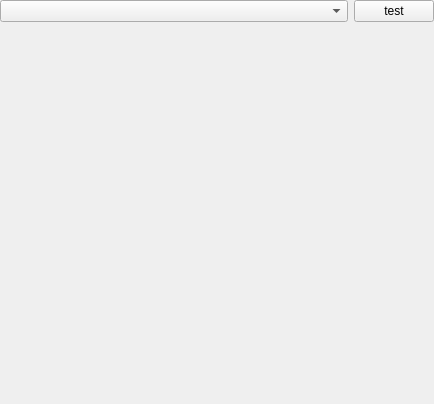
<?xml version="1.0" encoding="UTF-8"?>
<ui version="4.0">
 <class>AppearanceSettings</class>
 <widget class="QWidget" name="AppearanceSettings">
  <property name="geometry">
   <rect>
    <x>0</x>
    <y>0</y>
    <width>434</width>
    <height>404</height>
   </rect>
  </property>
  <property name="sizePolicy">
   <sizepolicy hsizetype="Preferred" vsizetype="Expanding">
    <horstretch>0</horstretch>
    <verstretch>0</verstretch>
   </sizepolicy>
  </property>
  <property name="windowTitle">
   <string>Form</string>
  </property>
  <layout class="QGridLayout" name="gridLayout">
   <property name="margin">
    <number>0</number>
   </property>
   <item row="0" column="0" colspan="2">
    <widget class="QComboBox" name="comboBox">
     <property name="sizePolicy">
      <sizepolicy hsizetype="Expanding" vsizetype="Fixed">
       <horstretch>0</horstretch>
       <verstretch>0</verstretch>
      </sizepolicy>
     </property>
    </widget>
   </item>
   <item row="0" column="2">
    <widget class="QPushButton" name="pushButton">
     <property name="sizePolicy">
      <sizepolicy hsizetype="Fixed" vsizetype="Fixed">
       <horstretch>0</horstretch>
       <verstretch>0</verstretch>
      </sizepolicy>
     </property>
     <property name="text">
      <string>test</string>
     </property>
    </widget>
   </item>
   <item row="2" column="0">
    <spacer name="verticalSpacer">
     <property name="orientation">
      <enum>Qt::Vertical</enum>
     </property>
     <property name="sizeHint" stdset="0">
      <size>
       <width>20</width>
       <height>40</height>
      </size>
     </property>
    </spacer>
   </item>
   <item row="1" column="0">
    <layout class="QVBoxLayout" name="verticalLayout_2"/>
   </item>
  </layout>
 </widget>
 <resources/>
 <connections/>
</ui>
